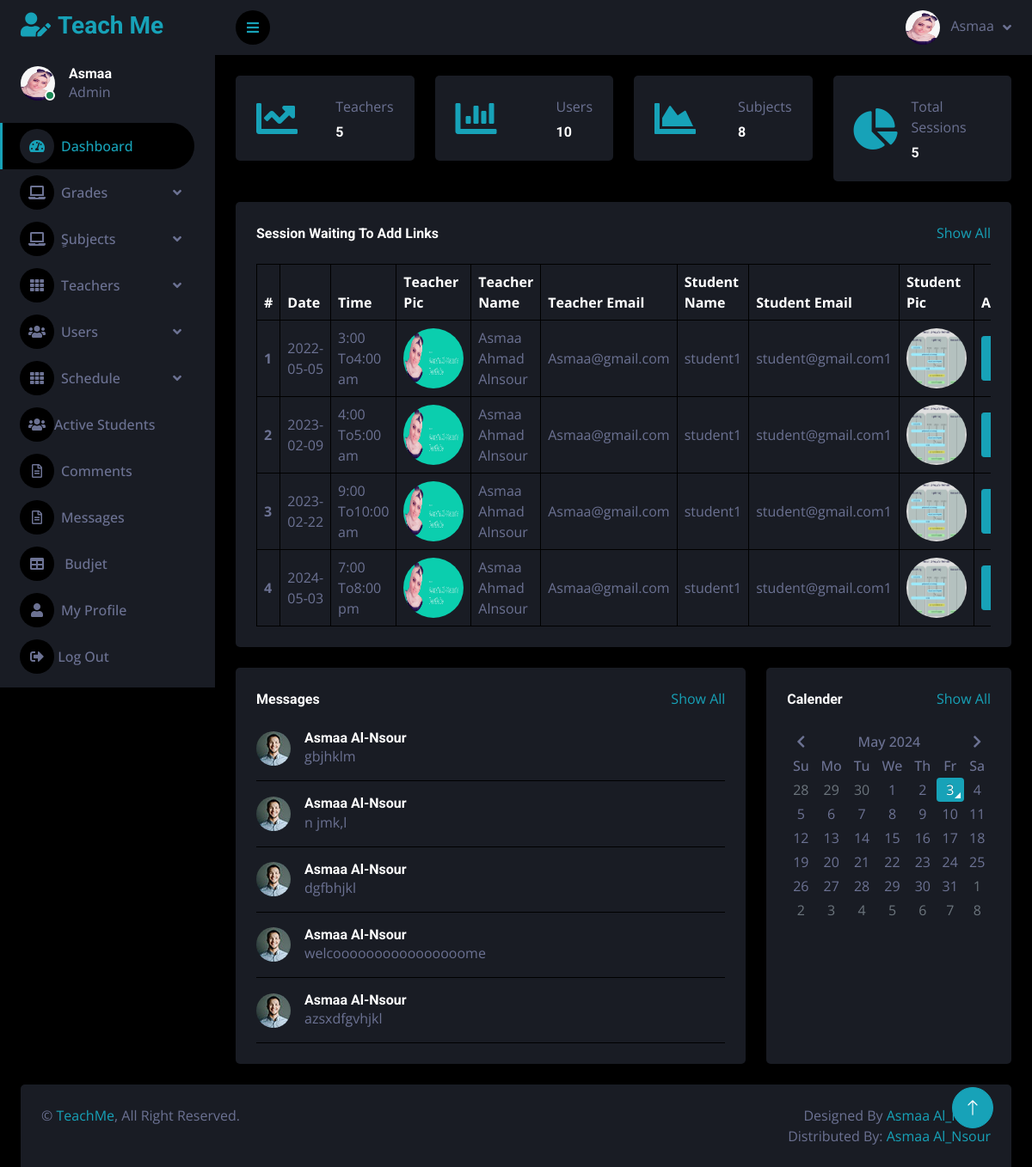
Screenshot of /Source Code/private_online_sessions/admin_area/index.php?dashboard (signed in) with the database file from the repository.
### tables this page shows
CREATE TABLE `users` (
  `id` int(11) NOT NULL,
  `full_name` varchar(255) NOT NULL,
  `email` varchar(255) NOT NULL,
  `age` int(11) NOT NULL,
  `password` varchar(255) NOT NULL,
  `phone` varchar(50) NOT NULL,
  `user_type` varchar(50) NOT NULL DEFAULT 'user',
  `address` varchar(255) NOT NULL,
  `profile_pic` varchar(255) NOT NULL,
  `subject` varchar(255) DEFAULT NULL,
  `delete_user` int(11) NOT NULL DEFAULT 1
);

CREATE TABLE `booking` (
  `id` int(11) NOT NULL,
  `user_id` int(11) NOT NULL,
  `teacher_id` int(11) NOT NULL,
  `time_id` int(11) NOT NULL,
  `card_number` int(30) NOT NULL,
  `earnings` int(11) NOT NULL DEFAULT 0,
  `link` varchar(255) NOT NULL DEFAULT '0',
  `delete_session` int(11) NOT NULL DEFAULT 1
);

CREATE TABLE `available_time` (
  `id` int(11) NOT NULL,
  `teacher_id` int(11) NOT NULL,
  `date` date NOT NULL,
  `time` int(11) NOT NULL,
  `am_pm` varchar(30) NOT NULL,
  `available` int(11) NOT NULL DEFAULT 1,
  `delete_unavailable` int(11) NOT NULL DEFAULT 1
);

CREATE TABLE `teachers` (
  `id` int(11) NOT NULL,
  `full_name` varchar(255) NOT NULL,
  `phone` varchar(15) NOT NULL,
  `email` varchar(150) NOT NULL,
  `password` varchar(11) NOT NULL,
  `subject_id` int(11) NOT NULL,
  `address` varchar(255) NOT NULL,
  `age` int(11) NOT NULL,
  `image` varchar(255) NOT NULL,
  `degree` varchar(255) NOT NULL,
  `degree_file` varchar(255) NOT NULL,
  `experience` varchar(255) NOT NULL,
  `experience_file` varchar(255) NOT NULL,
  `approval` int(11) NOT NULL DEFAULT 0 COMMENT '0 is not approved',
  `suspend` int(11) NOT NULL DEFAULT 1 COMMENT '0 is suspended',
  `delete_teacher` int(11) NOT NULL DEFAULT 1 COMMENT '0 is Deleted'
);

CREATE TABLE `messages` (
  `id` int(11) NOT NULL,
  `name` varchar(50) NOT NULL,
  `email` varchar(20) NOT NULL,
  `subject` varchar(100) NOT NULL,
  `message` varchar(400) NOT NULL,
  `delete_message` int(11) NOT NULL DEFAULT 1
);

### Source Code/private_online_sessions/admin_area/dashboard.php (the view, shortened to what this page needs)
            <div class="container-fluid pt-4 px-4">
                <div class="row g-4">
                    <div class="col-sm-6 col-xl-3">
                        <div class="bg-secondary rounded d-flex align-items-center justify-content-between p-4">
                            <i class="fa fa-chart-line fa-3x text-primary"></i>
                            <div class="ms-3">
                                <p class="mb-2">Teachers</p>
                                <h6 class="mb-0"><?php echo $count_teachers; ?></h6>
                            </div>
                        </div>
                    </div>
                    <div class="col-sm-6 col-xl-3">
                        <div class="bg-secondary rounded d-flex align-items-center justify-content-between p-4">
                            <i class="fa fa-chart-bar fa-3x text-primary"></i>
                            <div class="ms-3">
                                <p class="mb-2">Users</p>
                                <h6 class="mb-0"><?php echo $all_users;?></h6>
                            </div>
                        </div>
                    </div>
                    <div class="col-sm-6 col-xl-3">
                        <div class="bg-secondary rounded d-flex align-items-center justify-content-between p-4">
                            <i class="fa fa-chart-area fa-3x text-primary"></i>
                            <div class="ms-3">
                                <p class="mb-2"> Subjects </p>
                                <h6 class="mb-0"><?php echo $count_subjects; ?> </h6>
                            </div>
                        </div>
                    </div>
                    <div class="col-sm-6 col-xl-3">
                        <div class="bg-secondary rounded d-flex align-items-center justify-content-between p-4">
                            <i class="fa fa-chart-pie fa-3x text-primary"></i>
                            <div class="ms-3">
                                <p class="mb-2">Total Sessions</p>
                                <h6 class="mb-0"><?php echo $count_book ?></h6>
                            </div>
                        </div>
                    </div>
                </div>
            </div>
            <?php
if(!isset($_SESSION['admin_email'])){
    echo "<script>window.open('../dashboard/login.php','_self')</script>";
}
else {
$get_b = "SELECT * FROM `booking` JOIN `available_time`
WHERE  booking.delete_session=1 AND booking.time_id=available_time.id AND link='0'
ORDER BY `available_time`.`date` ASC ";
?>
            <div class="container-fluid pt-4 px-4">
                <div class="bg-secondary text-center rounded p-4">
                    <div class="d-flex align-items-center justify-content-between mb-4">
                        <h6 class="mb-0">Session Waiting To Add Links</h6>
                        <a href="index.php?insert_link">Show All</a>
                    </div>
                    <div class="table-responsive">
                        <table class="table text-start align-middle table-bordered table-hover mb-0">
                            <thead>
                                <tr class="text-white">
                                <th scope="col">#</th>
                                            <th scope="col">Date</th>
                                            <th scope="col">Time</th>
                                            <th scope="col">Teacher Pic</th>
                                            <th scope="col">Teacher Name</th>
                                            <th scope="col">Teacher Email</th>
                                            <th scope="col">Student Name</th>
                                            <th scope="col">Student Email</th>
                                            <th scope="col">Student Pic</th>
                                            <th scope="col">Action</th>
                                </tr>
                            </thead>
                            <tbody>
                            <?php
                      $x=1;
                      if ($result = $con->query($get_b) ) {
                          while($row = $result->fetch_assoc() ){
                            $student_id =$row['user_id'];
                            $get_student = "SELECT * FROM `users` WHERE id=$student_id ";
                            $run_student = mysqli_query($con,$get_student);
$row_student=mysqli_fetch_array($run_student);
$teacher_id =$row['teacher_id'];
$get_teacher = "SELECT * FROM `teachers` WHERE id=$teacher_id ";
$run_teacher = mysqli_query($con,$get_teacher);
$row_teacher=mysqli_fetch_array($run_teacher);
                          ?>
                                        <tr>
                                            <th scope="row"><?php echo $x ?></th>
                                            <td><?php echo $row['date'] ?></td>
                                            <td><?php echo $row['time'].':00 To' .$row['time']+1 .':00 '.$row['am_pm']?></td>
                                            <td>  <img
                class="rounded-circle"
                src="<?php if ($row_teacher['image']==null){echo './img/about-2.jpg';}else{echo '../admin_area/user_image/'.$row_teacher['image'];}  ?>"
                style="width: 70px; height: 70px"
                alt="Image"
              /></td>
                                            <td><?php echo $row_teacher['full_name']?></td>
                                            <td><?php echo $row_teacher['email']?></td>
                                            <td><?php echo $row_student['full_name']?></td>
                                            <td><?php echo $row_student['email']?></td>
                                            <td>  <img
                class="rounded-circle"
                src="<?php if ($row_student['profile_pic']==null){echo './img/about-2.jpg';}else{echo '../admin_area/user_image/'.$row_student['profile_pic'];}  ?>"
                style="width: 70px; height: 70px"
                alt="Image"
              /></td>
                                            <td><a class="btn btn-sm btn-primary" href="index.php?edit_link=<?php echo $row['id']; ?>">Add Link</a></td>
                                        </tr>
                                        <?php
                                            $x=$x+1;
                                        }}
       ?>
                            </tbody>
                        </table>
                    </div>
                </div>
            </div>
<?php } ?>
            <div class="container-fluid pt-4 px-4">
                <div class="row g-4">
                    <div class="col-sm-12 col-md-6 col-xl-8">
                        <div class="h-100 bg-secondary rounded p-4">
                            <div class="d-flex align-items-center justify-content-between mb-2">
                            <?php
$get_b = "SELECT * FROM `messages`
WHERE delete_message=1 ";
?>
                                <h6 class="mb-0">Messages</h6>
                                <a href="index.php?message">Show All</a>
                            </div>
                            <?php
                      if ($result = $con->query($get_b) ) {
                          while($row = $result->fetch_assoc() ){
                          ?>
                            <div class="d-flex align-items-center border-bottom py-3">
                                <img class="rounded-circle flex-shrink-0" src="img/user.jpg" alt="" style="width: 40px; height: 40px;">
                                <div class="w-100 ms-3">
                                    <div class="d-flex w-100 justify-content-between">
                                        <h6 class="mb-0"><?php echo $row['name'] ?></h6>
                                    </div>
                                    <span><?php echo $row['message'] ?></span>
                                </div>
                            </div>
                            <?php
                        }}
                        ?>
                        </div>
                    </div>
                    <div class="col-sm-12 col-md-6 col-xl-4">
                        <div class="h-100 bg-secondary rounded p-4">
                            <div class="d-flex align-items-center justify-content-between mb-4">
                                <h6 class="mb-0">Calender</h6>
                                <a href="">Show All</a>
                            </div>
                            <div id="calender"></div>
                        </div>
                    </div>
                </div>

### Source Code/private_online_sessions/admin_area/sidebar.php (shortened to what this page needs)
<?php
include("includes/db.php");
if(!isset($_SESSION['admin_email'])){
echo "<script>window.open('../dashboard/login.php','_self')</script>";
}
else {
    $email=$_SESSION['admin_email'];
    $get_admin = "SELECT * FROM users WHERE email ='$email'";
    $run_admin = mysqli_query($con,$get_admin);
    $row_admin = mysqli_fetch_array($run_admin);
?>
<body>
    <div class="container-fluid position-relative d-flex p-0">
        <div class="sidebar pe-4 pb-3">
            <nav class="navbar bg-secondary navbar-dark">
                <a href="index.php?dashboard" class="navbar-brand mx-4 mb-3">
                    <h3 class="text-primary"><i class="fa fa-user-edit me-2"></i>Teach Me</h3>
                </a>
                <div class="d-flex align-items-center ms-4 mb-4">
                    <div class="position-relative">
                        <img class="rounded-circle" src="../admin_area/user_image/<?php echo $row_admin['profile_pic']; ?>" alt="" style="width: 40px; height: 40px;">
                        <div class="bg-success rounded-circle border border-2 border-white position-absolute end-0 bottom-0 p-1"></div>
                    </div>
                    <div class="ms-3">
                        <h6 class="mb-0"><?php echo $row_admin['full_name'] ;?></h6>
                        <span>Admin</span>
                    </div>
                </div>
                <div class="navbar-nav w-100">
                <a href="index.php?dashboard" class="nav-item nav-link active"><i class="fa fa-tachometer-alt me-2"></i>Dashboard</a>
                <div class="nav-item dropdown">
                        <a href="#" class="nav-link dropdown-toggle" data-bs-toggle="dropdown"><i class="fa fa-laptop me-2"></i>Grades</a>
                    </div>
                <div class="nav-item dropdown">
                        <a href="#" class="nav-link dropdown-toggle" data-bs-toggle="dropdown"><i class="fa fa-laptop me-2"></i>ٍSubjects</a>
                    </div>
                    <div class="nav-item dropdown">
                        <a href="#" class="nav-link dropdown-toggle" data-bs-toggle="dropdown"><i class="fa fa-th me-2"></i>Teachers</a>
                    </div>
                    <div class="nav-item dropdown">
                        <a href="#" class="nav-link dropdown-toggle" data-bs-toggle="dropdown"><i class="fa fa-users me-2"></i>Users</a>
                    </div>
                    <div class="nav-item dropdown">
                <a href="#" class="nav-link dropdown-toggle" data-bs-toggle="dropdown"><i class="fa fa-th me-2"></i>Schedule</a>
                </div>
                    <a href="index.php?student" class="nav-item nav-link"><i class="fas fa-users"></i>Active Students</a>
                    <a href="index.php?comment" class="nav-item nav-link"><i class="far fa-file-alt me-2"></i>Comments</a>
                    <a href="index.php?message" class="nav-item nav-link"><i class="far fa-file-alt me-2"></i>Messages</a>
                                   <a href="index.php?budjet" class="nav-item nav-link"><i class="fa fa-table me-2"></i> Budjet</a>
                    <a href="index.php?user_profile=<?php echo $id; ?>" class="nav-item nav-link"><i class="fa fa-user me-2"></i>My Profile</a>
                    <a href="index.php?logout" class="nav-item nav-link"><i class="fas fa-sign-out-alt"></i>  Log Out</a>
                </div>
            </nav>
        </div>
        <div class="content">
            <nav class="navbar navbar-expand bg-secondary navbar-dark sticky-top px-4 py-0">
                <a href="#" class="sidebar-toggler flex-shrink-0">
                    <i class="fa fa-bars"></i>
                </a>
                <div class="navbar-nav align-items-center ms-auto">
                    <div class="nav-item dropdown">
                    <div class="nav-item dropdown">
                        <a href="#" class="nav-link dropdown-toggle" data-bs-toggle="dropdown">
                            <img class="rounded-circle me-lg-2" src="../admin_area/user_image/<?php echo $row_admin['profile_pic']; ?>" alt="" style="width: 40px; height: 40px;">
                            <span class="d-none d-lg-inline-flex"><?php echo $row_admin['full_name'] ;?></span>
                        </a>
                    </div>
                </div>
            </nav>
        <?php
 }
  ?>

### rows the page displays
users: profile_pic (picture), full_name "Asmaa"
booking: time.date "2022-05-05", time.time "3", $row['time']+1 "4", time.am_pm "am", teacher.image (picture), teacher.full_name "Asmaa Ahmad Alnsour", teacher.email "Asmaa@gmail.com", user.full_name "student1", user.email "student@gmail.com1", user.profile_pic (picture)
booking: time.date "2023-02-09", time.time "4", $row['time']+1 "5", time.am_pm "am", teacher.image (picture), teacher.full_name "Asmaa Ahmad Alnsour", teacher.email "Asmaa@gmail.com", user.full_name "student1", user.email "student@gmail.com1", user.profile_pic (picture)
booking: time.date "2023-02-22", time.time "9", $row['time']+1 "10", time.am_pm "am", teacher.image (picture), teacher.full_name "Asmaa Ahmad Alnsour", teacher.email "Asmaa@gmail.com", user.full_name "student1", user.email "student@gmail.com1", user.profile_pic (picture)
booking: time.date "2024-05-03", time.time "7", $row['time']+1 "8", time.am_pm "pm", teacher.image (picture), teacher.full_name "Asmaa Ahmad Alnsour", teacher.email "Asmaa@gmail.com", user.full_name "student1", user.email "student@gmail.com1", user.profile_pic (picture)
messages: name "Asmaa Al-Nsour", message "gbjhklm"
messages: name "Asmaa Al-Nsour", message "n jmk,l"
messages: name "Asmaa Al-Nsour", message "dgfbhjkl"
messages: name "Asmaa Al-Nsour", message "welcoooooooooooooooome"
messages: name "Asmaa Al-Nsour", message "azsxdfgvhjkl"

### other values shown
$count_teachers "5"
$all_users "10"
$count_subjects "8"
$count_book "5"
